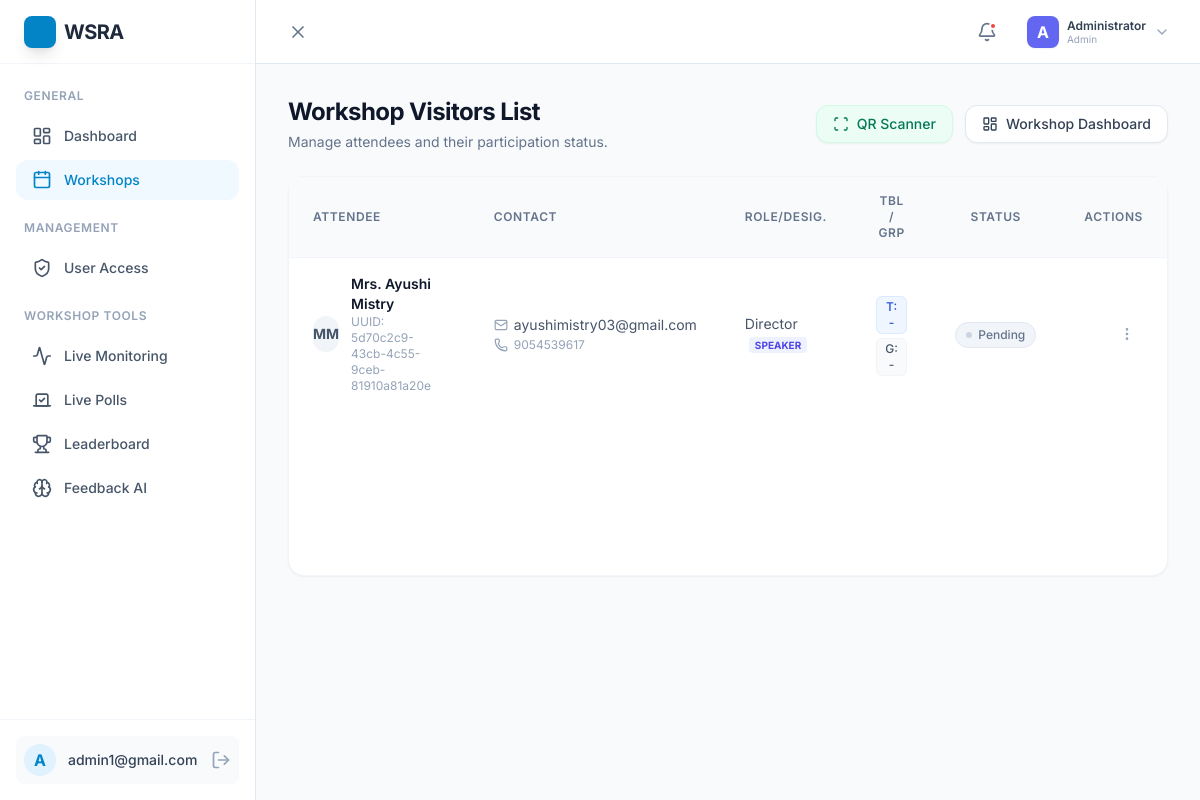
Before: /show_visitors/12 (signed in) with the older database file.
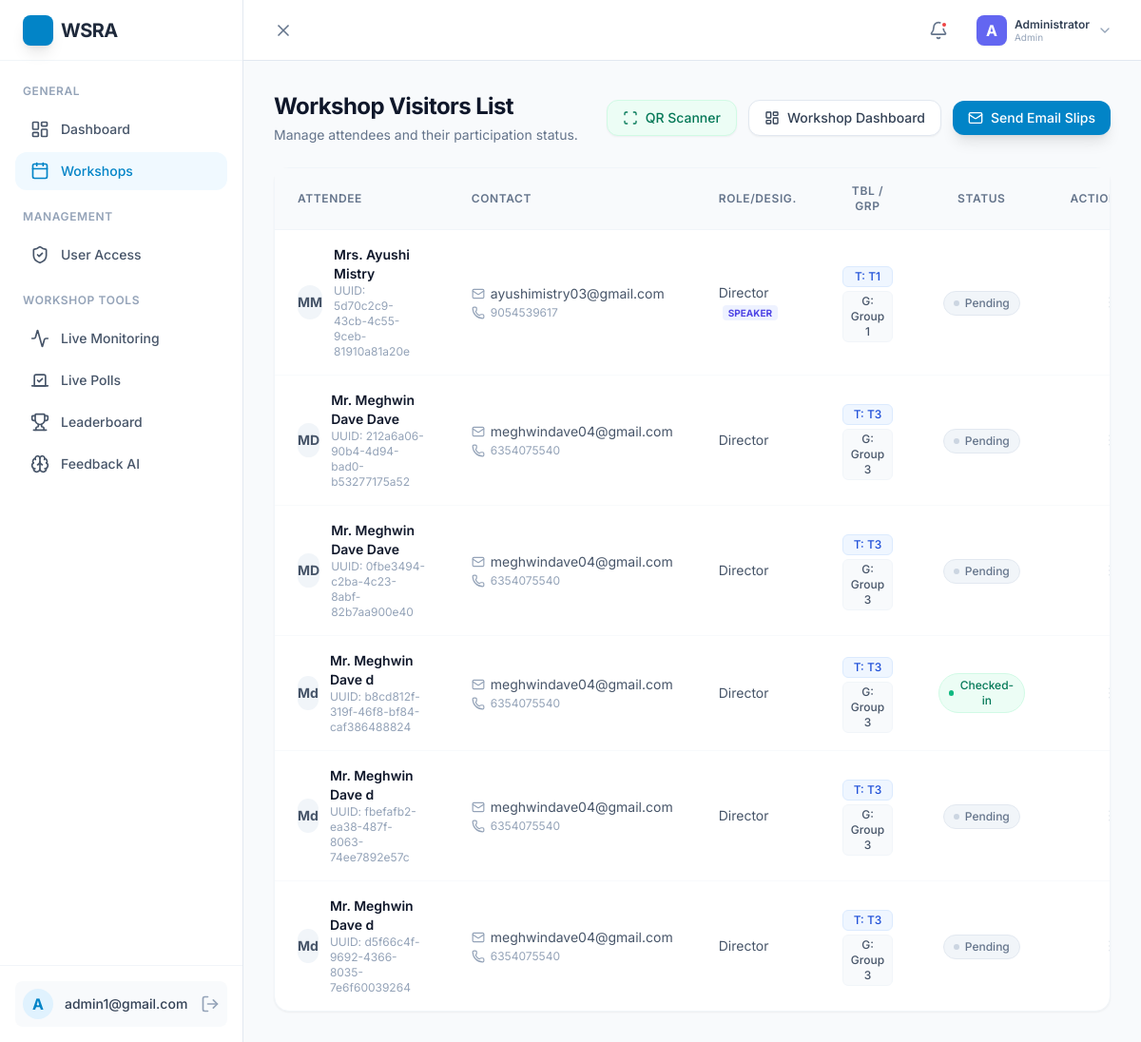
After: the same page with the newer database file.
### main/models.py (models this page shows)
class WorkshopVisitors(models.Model):
    workshop_id = models.ForeignKey(Workshop, on_delete=models.CASCADE)
    first_name = models.CharField(max_length=255,null=True,blank=True)
    last_name = models.CharField(max_length=255,null=True,blank=True)
    designation = models.ForeignKey(Workshop_designations, on_delete=models.CASCADE,null=True, blank=True)
    designation_text = models.CharField(max_length=500, null=True, blank=True)
    department = models.CharField(max_length=255,null=True,blank=True)
    is_presenter = models.BooleanField(default=False)
    email = models.CharField(max_length=500)
    mobile_number = models.IntegerField(null=True,blank=True)
    alloted_table = models.CharField(max_length=50, null=True,blank=True)
    alloted_group = models.CharField(max_length=100, null=True,blank=True)
    is_visited = models.BooleanField(default=False)
    qr_code = models.ImageField(upload_to='qr_codes/', null=True, blank=True)  # New field
    WorkshopVisitors_uuid = models.UUIDField(default=uuid.uuid4,unique=True)

class Workshop_designations(models.Model):
    workshop_id = models.ForeignKey(Workshop, on_delete=models.CASCADE, related_name="designations",null=True, blank=True)
    designation_name = models.CharField(max_length=500)
    designation_tables = models.CharField(max_length=1000)
    def __str__(self):
        return f"{self.designation_name}"

### main/views.py (the view)
# urls.py: path('show_visitors/<int:pk>', views.show_visitors, name="show_visitors"),
@login_required(login_url="../login/")
def show_visitors(request, pk):
    workshop = models.Workshop.objects.get(id=pk)
    if workshop.is_closed:
        data = models.WorkshopVisitors.objects.filter(workshop_id=workshop).order_by('alloted_group')
    else:
        data = models.WorkshopVisitors.objects.filter(workshop_id=workshop).order_by("-id")
    is_closed = workshop.is_closed
    are_emails_sent = request.session.get('emails_sent_{}'.format(pk), False)
    is_feedback_sent = request.session.get('feedback_sent_{}'.format(pk), False)  # Check if feedback was sent
    return render(request, "workshop/show_visitors.html",
                  context={
                      "data": data,
                      "show_flag": True,
                      "heading": "Workshop Visitors List",
                      "columns": ["Sr No.", "Full Name", "Mobile Number", "Email Details", "Designation"," Is Presenter", "Alloted Table", "Alloted Group", "Attandance"],
                      "workshop_key": True,
                      "workshop_id": pk,
                      "is_closed": is_closed,
                      "is_feedback_sent": is_feedback_sent,
                      "are_emails_sent": are_emails_sent
                  })

### main/templates/workshop/show_visitors.html (shortened to what the changed rows need)
{% extends 'base_new.html' %}
{% load static %}
{% block content %}
<div class="space-y-6" x-data="{
    feedbackModal: false,
    editModal: false,
    loading: false,
    feedbackData: {},
    editData: {
        uuid: '',
        first_name: '',
        last_name: '',
        mobile: '',
        email: '',
        table: '',
        designation: '',
        group: ''
    },
    designations: [],
    groups: [],
    openFeedback(uuid) {
        this.feedbackModal = true;
        this.loading = true;
        fetch(`/show-feedback/${uuid}/`)
            .then(r => r.json())
            .then(data => {
                this.loading = false;
                if (data.success && data.feedback.length > 0) {
                    this.feedbackData = data.feedback[0];
                } else {
                    this.feedbackData = null;
                }
            })
            .catch(() => {
                this.loading = false;
                this.feedbackData = null;
            });
    },
    openEdit(uuid, firstName, lastName, mobile, email, table, designation, group) {
        this.editData = { uuid, first_name: firstName, last_name: lastName, mobile, email, table, designation, group };
        this.editModal = true;
        // Load designations and groups
        fetch(`/get-designations-and-groups/{{ workshop_id }}/`)
            .then(r => r.json())
            .then(data => {
                this.designations = data.designations;
                this.groups = data.groups;
            });
    },
    saveEdit() {
        const formData = new FormData();
        formData.append('csrfmiddlewaretoken', '{{ csrf_token }}');
        formData.append('visitor_uuid', this.editData.uuid);
        formData.append('first_name', this.editData.first_name);
        formData.append('last_name', this.editData.last_name);
        formData.append('mobile_number', this.editData.mobile);
        formData.append('email', this.editData.email);
        formData.append('alloted_table', this.editData.table);
        formData.append('designation', this.editData.designation);
        formData.append('alloted_group', this.editData.group);
        fetch('/edit-visitor-details/', {
            method: 'POST',
            body: formData
        })
        .then(r => r.json())
        .then(data => {
            if (data.success) {
                location.reload();
            } else {
                alert('Error: ' + data.message);
            }
        });
    }
}">
    <div class="flex flex-col md:flex-row md:items-center justify-between gap-4">
        <div>
            <h1 class="text-2xl font-bold text-slate-900 tracking-tight">{{ heading }}</h1>
        </div>
        <div class="flex items-center space-x-3">
            <a href="{% url 'workshop_scanner' workshop_id %}" class="inline-flex items-center px-4 py-2 text-sm font-medium text-emerald-700 bg-emerald-50 border border-emerald-100 rounded-xl hover:bg-emerald-100 shadow-sm transition-all font-bold">
                <i data-lucide="scan" class="w-4 h-4 mr-2"></i>
                QR Scanner
            </a>
            <a href="{% url 'live_dashboard' workshop_id %}" class="inline-flex items-center px-4 py-2 text-sm font-medium text-slate-700 bg-white border border-slate-200 rounded-xl hover:bg-slate-50 shadow-sm transition-all">
                <i data-lucide="layout-dashboard" class="w-4 h-4 mr-2 text-primary-500"></i>
                Workshop Dashboard
            </a>
            {% if is_closed and not are_emails_sent %}
            <a href="{% url 'send_emails' workshop_id %}" class="inline-flex items-center px-4 py-2 text-sm font-medium text-white bg-primary-600 rounded-xl shadow-lg shadow-primary-200 hover:bg-primary-700 transition-all">
                <i data-lucide="mail" class="w-4 h-4 mr-2"></i>
                Send Email Slips
            </a>
            {% endif %}
        </div>
    </div>
    <div class="bg-white rounded-2xl border border-slate-100 shadow-sm min-h-[400px]">
        <div class="overflow-x-auto">
            <table class="w-full text-left border-collapse" id="visitorTable">
                <thead>
                    <tr class="bg-slate-50 border-b border-slate-100">
                        <th class="px-6 py-4 text-xs font-semibold text-slate-500 uppercase tracking-wider">Attendee</th>
                        <th class="px-6 py-4 text-xs font-semibold text-slate-500 uppercase tracking-wider">Contact</th>
                        <th class="px-6 py-4 text-xs font-semibold text-slate-500 uppercase tracking-wider">Role/Desig.</th>
                        <th class="px-6 py-4 text-xs font-semibold text-slate-500 uppercase tracking-wider text-center">Tbl / Grp</th>
                        <th class="px-6 py-4 text-xs font-semibold text-slate-500 uppercase tracking-wider text-center">Status</th>
                        <th class="px-6 py-4 text-xs font-semibold text-slate-500 uppercase tracking-wider text-right">Actions</th>
                    </tr>
                </thead>
                <tbody class="divide-y divide-slate-50">
                    {% for obj in data %}
                    <tr class="hover:bg-slate-50/50 transition-colors group">
                        <td class="px-6 py-4">
                            <div class="flex items-center">
                                <div class="w-9 h-9 rounded-full bg-slate-100 flex items-center justify-center text-slate-600 font-bold text-sm mr-3">
                                    {{ obj.first_name|default:""|slice:":1" }}{{ obj.last_name|default:""|slice:":1" }}
                                </div>
                                <div>
                                    <div class="text-sm font-semibold text-slate-900">{{ obj.first_name|default:"" }} {{ obj.last_name|default:"" }}</div>
                                    <div class="text-xs text-slate-400">UUID: {{ obj.WorkshopVisitors_uuid|slice:":8" }}</div>
                                </div>
                            </div>
                        </td>
                        <td class="px-6 py-4">
                            <div class="text-sm text-slate-600 space-y-0.5">
                                <div class="flex items-center">
                                    <i data-lucide="mail" class="w-3.5 h-3.5 mr-1.5 text-slate-400"></i>
                                    {{ obj.email }}
                                </div>
                                <div class="flex items-center text-xs text-slate-400">
                                    <i data-lucide="phone" class="w-3.5 h-3.5 mr-1.5 text-slate-400"></i>
                                    {{ obj.mobile_number }}
                                </div>
                            </div>
                        </td>
                        <td class="px-6 py-4 text-sm text-slate-600">
                            {{ obj.designation|default:obj.designation_text|default:"-" }}
                            {% if obj.is_presenter %}
                                <span class="ml-1 text-[10px] bg-indigo-50 text-indigo-600 px-1.5 py-0.5 rounded font-bold uppercase">Speaker</span>
                            {% endif %}
                        </td>
                        <td class="px-6 py-4 text-center">
                            <div class="inline-flex flex-col text-xs font-medium">
                                <span class="px-2 py-0.5 bg-blue-50 text-blue-700 rounded-md border border-blue-100">T: {{ obj.alloted_table|default:"-" }}</span>
                                <span class="mt-1 px-2 py-0.5 bg-slate-50 text-slate-600 rounded-md border border-slate-100">G: {{ obj.alloted_group|default:"-" }}</span>
                            </div>
                        </td>
                        <td class="px-6 py-4 text-center">
                            {% if obj.is_visited %}
                                <span class="inline-flex items-center px-2.5 py-1 rounded-full text-xs font-medium bg-emerald-50 text-emerald-700 border border-emerald-100">
                                    <span class="w-1.5 h-1.5 bg-emerald-500 rounded-full mr-1.5"></span>Checked-in
                                </span>
                            {% else %}
                                <span class="inline-flex items-center px-2.5 py-1 rounded-full text-xs font-medium bg-slate-100 text-slate-500 border border-slate-200">
                                    <span class="w-1.5 h-1.5 bg-slate-300 rounded-full mr-1.5"></span>Pending
                                </span>
                            {% endif %}
                        </td>
                        <td class="px-6 py-4 text-right">
                            <div class="flex items-center justify-end space-x-2">
                                <div class="relative" x-data="{ open: false }">
                                    <button x-ref="button" @click="open = !open" class="p-2 text-slate-400 hover:text-slate-600 hover:bg-slate-100 rounded-lg transition-all">
                                        <i data-lucide="more-vertical" class="w-4 h-4"></i>
                                    </button>
                                </div>
                            </div>
                        </td>
                    </tr>
                    {% endfor %}
                </tbody>
            </table>
        </div>
    </div>
</div>
{% endblock %}

Changed rows visible on the page:
changed WorkshopVisitors "Mrs. Ayushi": alloted_table "-" → "T1"; alloted_group "-" → "Group 1"
added WorkshopVisitors: first_name "M", last_name "D", first_name "Mr. Meghwin Dave", last_name "Dave", WorkshopVisitors_uuid "212a6a06-90b4-4d94-bad0-b53277175a52", email "meghwindave04@gmail.com", mobile_number "6354075540", designation "Director", alloted_table "T3", alloted_group "Group 3", is_visited False (drawn)
added WorkshopVisitors: first_name "M", last_name "D", first_name "Mr. Meghwin Dave", last_name "Dave", WorkshopVisitors_uuid "0fbe3494-c2ba-4c23-8abf-82b7aa900e40", email "meghwindave04@gmail.com", mobile_number "6354075540", designation "Director", alloted_table "T3", alloted_group "Group 3", is_visited False (drawn)
added WorkshopVisitors: first_name "M", last_name "d", first_name "Mr. Meghwin Dave", WorkshopVisitors_uuid "b8cd812f-319f-46f8-bf84-caf386488824", email "meghwindave04@gmail.com", mobile_number "6354075540", designation "Director", alloted_table "T3", alloted_group "Group 3", is_visited True (drawn)
added WorkshopVisitors: first_name "M", last_name "d", first_name "Mr. Meghwin Dave", WorkshopVisitors_uuid "fbefafb2-ea38-487f-8063-74ee7892e57c", email "meghwindave04@gmail.com", mobile_number "6354075540", designation "Director", alloted_table "T3", alloted_group "Group 3", is_visited False (drawn)
added WorkshopVisitors: first_name "M", last_name "d", first_name "Mr. Meghwin Dave", WorkshopVisitors_uuid "d5f66c4f-9692-4366-8035-7e6f60039264", email "meghwindave04@gmail.com", mobile_number "6354075540", designation "Director", alloted_table "T3", alloted_group "Group 3", is_visited False (drawn)
Other visible differences:
text now shown: "Send Email Slips"
